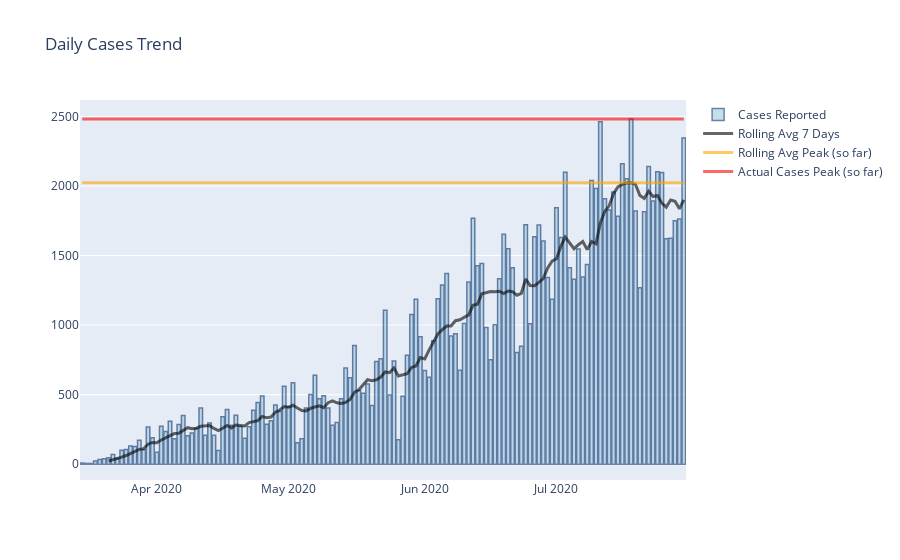

Here is the notebook cell this chart was saved with:
### Code cell
fig = go.Figure()
# Create and style traces

fig.add_trace(go.Bar(x=df.index, y=df.Cases, name = 'Cases Reported'))
fig.add_trace(go.Scatter(x=df.index, y=df.Cases.rolling(7).mean(), name='Rolling Avg 7 Days',
                         line=dict(color='black', width=3)))
fig.add_trace(go.Scatter(x=df.index, y=df.Rolling_Peak, name = 'Rolling Avg Peak (so far)', line=dict(color='orange', width=3)))
fig.add_trace(go.Scatter(x=df.index, y=df.Actual_Peak, name = 'Actual Cases Peak (so far)', line=dict(color='red', width=3)))
fig.update_traces(marker_color='rgb(158,202,225)', marker_line_color='rgb(8,48,107)',
                  marker_line_width=1.5, opacity=0.6)
fig.update_layout(title_text='Daily Cases Trend')
pio.write_html(fig, file='Cases_Trend.html', auto_open=False)
fig.show()

### Figure 1 — Plotly figure (JSON) as saved in the notebook; plotly's stock layout.template omitted (floating-point values rounded to 4 significant figures; data arrays with more than 128 entries replaced by an {"elided": "..."} marker saying what was removed)
{"data": [{"marker": {"color": "rgb(158,202,225)", "line": {"color": "rgb(8,48,107)", "width": 1.5}}, "name": "Cases Reported", "opacity": 0.6, "type": "bar", "x": {"elided": "138 str values"}, "y": {"elided": "138 int values"}}, {"line": {"color": "black", "width": 3}, "marker": {"color": "rgb(158,202,225)", "line": {"color": "rgb(8,48,107)", "width": 1.5}}, "name": "Rolling Avg 7 Days", "opacity": 0.6, "type": "scatter", "x": {"elided": "138 str values"}, "y": {"elided": "138 float values"}}, {"line": {"color": "orange", "width": 3}, "marker": {"color": "rgb(158,202,225)", "line": {"color": "rgb(8,48,107)", "width": 1.5}}, "name": "Rolling Avg Peak (so far)", "opacity": 0.6, "type": "scatter", "x": {"elided": "138 str values"}, "y": {"elided": "138 int values"}}, {"line": {"color": "red", "width": 3}, "marker": {"color": "rgb(158,202,225)", "line": {"color": "rgb(8,48,107)", "width": 1.5}}, "name": "Actual Cases Peak (so far)", "opacity": 0.6, "type": "scatter", "x": {"elided": "138 str values"}, "y": {"elided": "138 int values"}}], "layout": {"autosize": true, "title": {"text": "Daily Cases Trend"}, "xaxis": {"autorange": true, "range": ["2020-03-14 12:00", "2020-07-30 12:00"], "type": "date"}, "yaxis": {"autorange": true, "range": [-113.0, 2618.0], "type": "linear"}}}
